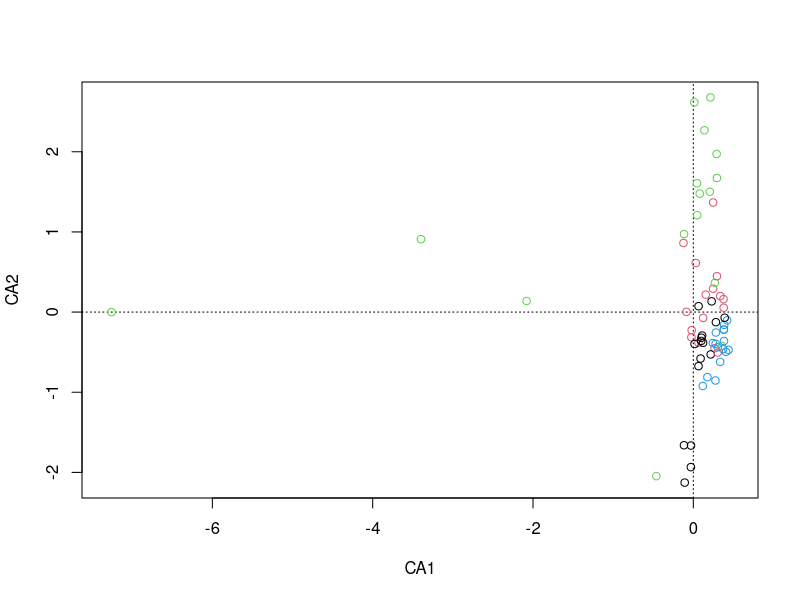
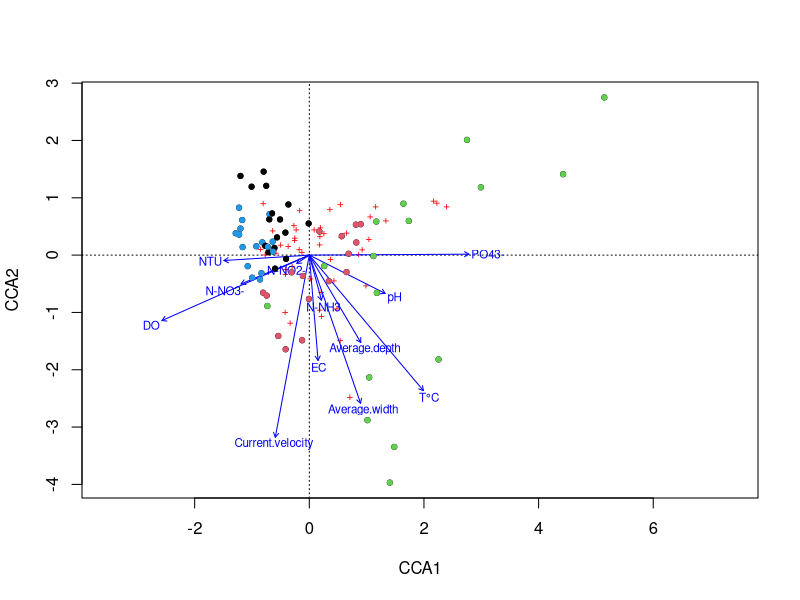
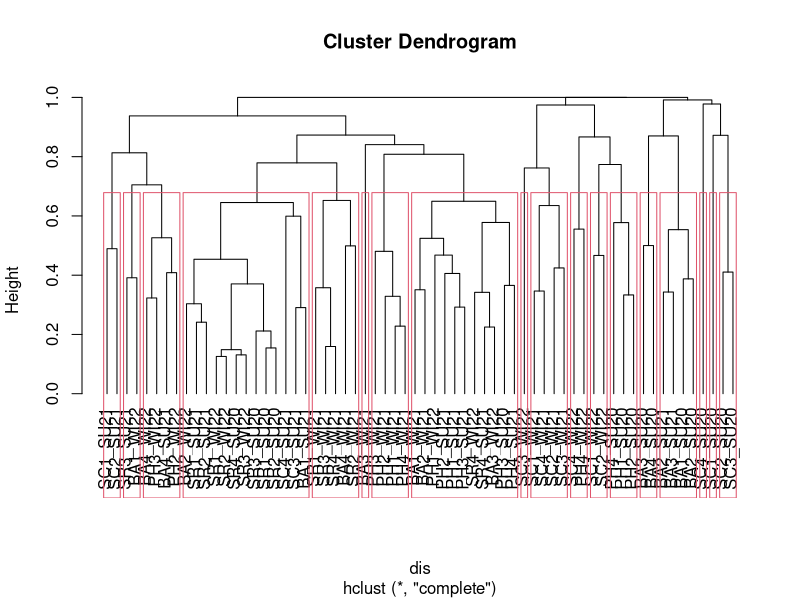

Recreate these plots in R, in order. (Note: this script raises an error after producing the figures.)
## ---- chunk 1
#| echo: true

library(openxlsx)
env <- read.xlsx("data/Wilson_Latorre/Data_multi_env_R_course.xlsx", sheet = 1, rowNames = TRUE)
com <- read.xlsx("data/Wilson_Latorre/Data_multi_bio_R_course.xlsx", sheet = 1, rowNames = TRUE)
site <- read.xlsx("data/Wilson_Latorre/Data_multi_site_R_course.xlsx", sheet = 1, rowNames = TRUE)
## ---- chunk 2
#| echo: true

comm <- log1p(com)
envm <- scale(env)
## ---- chunk 3
#| echo: true
#| output: false

library(vegan)
decorana(comm)
## ---- chunk 4
#| echo: true

comm_ca <- ca(comm)
ordiplot(comm_ca, display = "sites", type = "n")
points(comm_ca, col = factor(site$Sitio))
## ---- chunk 5
#| echo: true
#| output: false

comm_envm_cca <- cca(comm, envm)
comm_envm_cca
ordiplot(comm_envm_cca)
points(comm_envm_cca, pch = 20, col = factor(site$Sitio))
## ---- chunk 6
#| echo: true
dis <- vegdist(com)
## ---- chunk 7
#| echo: true

com_hc <- hclust(dis, method = "complete")
## ---- chunk 8
#| echo: true

plot(com_hc, hang = - 1)
rect.hclust(com_hc, h = 0.7)
## ---- chunk 9
#| echo: true

grp <- cutree(com_hc, h=0.7)
## ---- chunk 10
#| echo: true

ordiplot(comm_envm_rda, display = "sites", type = "n")
points(comm_envm_rda, col = as.numeric(as.factor(site[, "Sitio"])))
ordihull(comm_envm_rda, grp, lty=2, col="red")
